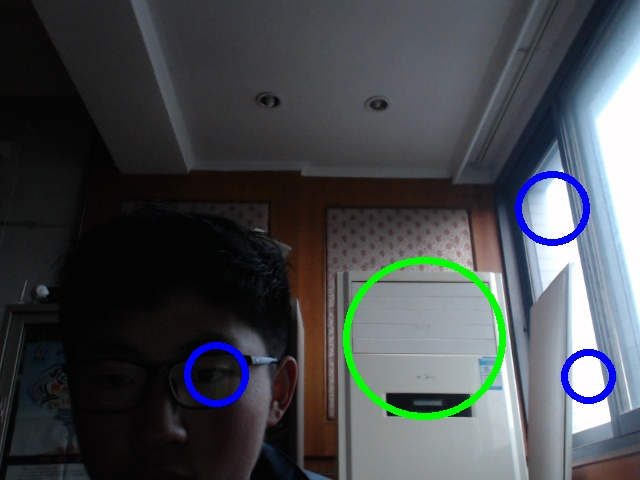
#> input picture BallDetector/src/test#1.jpg, 640 x 480 px, given in place of the camera
$ python new.py   (Python 2 division)
#> lines starting #> are read from the running program, lines starting #| are printed output that depends on the picture; after the words box and inside, x2 and y2 are one past the last pixel; in counts of white or black regions, pixels touching at a corner belong together
import cv2
import numpy as np
import time
#import os.system as sys
import os
import string
lower = np.array([40,0,0])
upper = np.array([85,255,255])
LowerBlue = np.array([100, 0, 0])
UpperBlue = np.array([130, 255, 255])
iBest = -1.0
try:
    cam2 = cv2.VideoCapture(1)
    cv2.namedWindow("splitter",cv2.WINDOW_AUTOSIZE)
except:
    print "E:cam error"
    system._exit()
count = 0
#-------------------------------
while count < 1000:
    count = count + 1
    #print "Test #",count,":"
    try:
        _,frame2 = cam2.read()
#> frame2 is the input picture: shape (480, 640, 3); mean B, G, R 77.4, 73.6, 69.5
    #cv2.namedWindow("splitter",cv2.WINDOW_AUTOSIZE)
    except aa:
        print("E:get frame error.")
        print(aa.message)
        os._exit()
#es = cv2.getStructuringElement(cv2.MORPH_ELLIPSE, (10,10))
    element = cv2.getStructuringElement(cv2.MORPH_RECT,(5,5))
    HSV =  cv2.cvtColor(frame2,cv2.COLOR_BGR2HSV)
#> HSV: shape (480, 640, 3); mean H, S, V 84.3, 48.4, 82.9
    H,S,V = cv2.split(HSV)
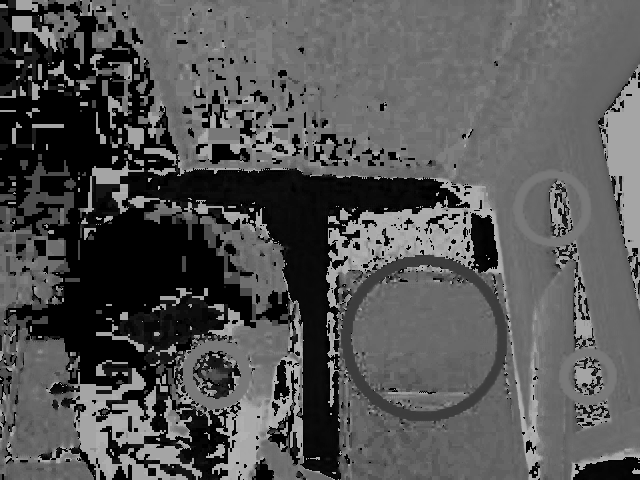
#> H: shape (480, 640); min 0, max 179, mean 84.3
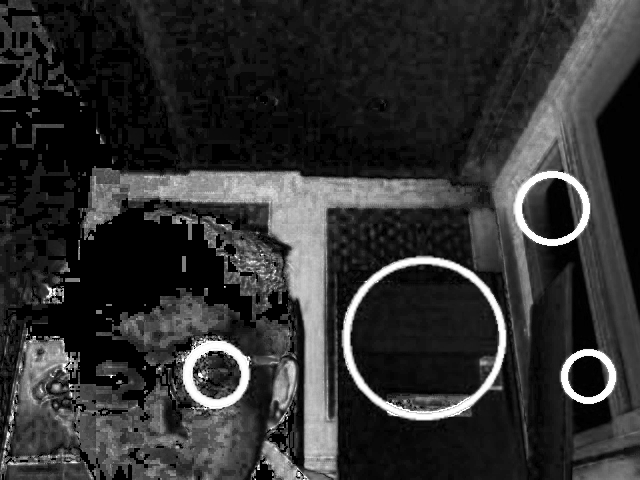
#> S: shape (480, 640); min 0, max 255, mean 48.4
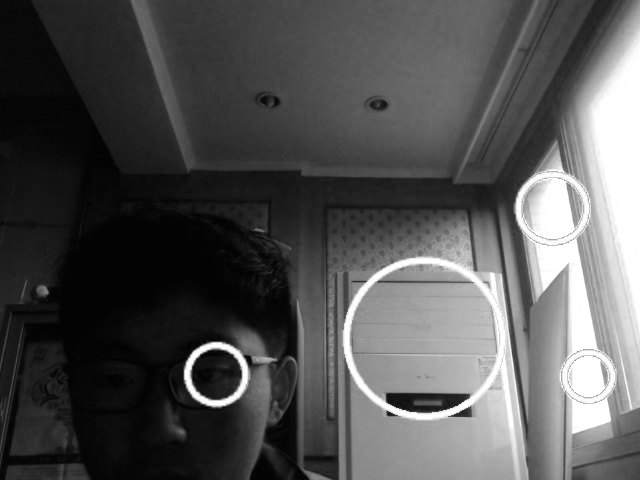
#> V: shape (480, 640); min 1, max 255, mean 82.9
    gray = cv2.cvtColor(frame2,cv2.COLOR_BGR2GRAY)
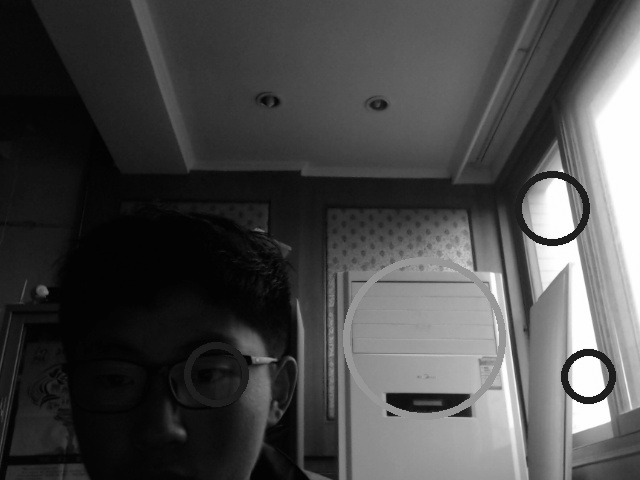
#> gray: shape (480, 640); min 1, max 255, mean 72.8
    circles1 = cv2.HoughCircles(gray,cv2.HOUGH_GRADIENT,1,150,param1=100,param2=30,minRadius=15,maxRadius=100)
#> circles1 = [[423.5, 338.5, 74.7], [551.5, 207.5, 37.7], [587.5, 376.5, 27.4], [215.5, 374.5, 32.7]]
    try:
        circlesm = circles1[0,:,:]
#> circlesm has the same summary as circles1
        circlesm = np.uint16(np.around(circlesm))
#> circlesm = [[424, 338, 75], [552, 208, 38], [588, 376, 27], [216, 374, 33]]
        bestConf = -1
        for index,i in enumerate(circlesm[:]):
            cv2.circle(frame2,(i[0],i[1]),i[2],(255,0,0),5)
            # cv2.circle(certain,(i[0],i[1]),i[2],(255,0,0),5)
            # cv2.circle(diff,(i[0],i[1]),i[2],(255,0,0),5)
        #print "circle:",i[0],"x",i[1],",r=",i[2]
            bx = i[0]-i[2];by = i[1]-i[2];
            ex = i[0]+i[2]-1;ey = i[1]+i[2]-1;
            confident = 0;
            for x in range(bx,ex):
                for y in range(by,ey):
                    try:
                        h=H[y,x]
                        if 40<h<85:
                            confident = confident + 1
                    except IndexError,e:
                        pass
                        print e.message;
                        #print("W:Index read error\n")
            confident = confident*1000.0/(4.0*i[2]*i[2]) #the area percent of green detected
            #print "confidence = ",confident
            if bestConf<confident:
                bestConf = confident
                iBest = index
#> this loop made 4 passes
#> (i, bx, by, ex, ey, confident, bestConf, iBest) on pass 1: ([424, 338, 75], 349, 263, 498, 412, 184, 184, 0)
#> (i, bx, by, ex, ey, confident) on passes 2 to 4: ([552, 208, 38], 514, 170, 589, 245, 12.98), ([588, 376, 27], 561, 349, 614, 402, 17.15), ([216, 374, 33], 183, 341, 248, 406, 73.69)
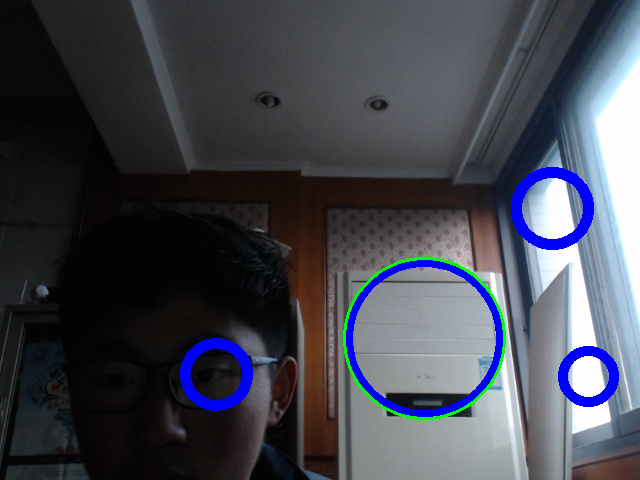
#> frame2: shape (480, 640, 3); 2.48% of pixels changed, all inside (x1, y1, x2, y2) = (180, 167, 619, 417)
#> after the loop, bestConf = 184; iBest = 0

    except TypeError,e:
        print("no circle detected!")
        pass
    if (iBest!=-1):
        print "Best circle chosen @i=",iBest,",conf=",bestConf,",R=",circlesm[iBest][2]
#| Best circle chosen @i= 0 ,conf= 184.0 ,R= 75

        try:
            cv2.circle(frame2,(circlesm[iBest][0],circlesm[iBest][1]),circlesm[iBest][2],(0,255,0),5)
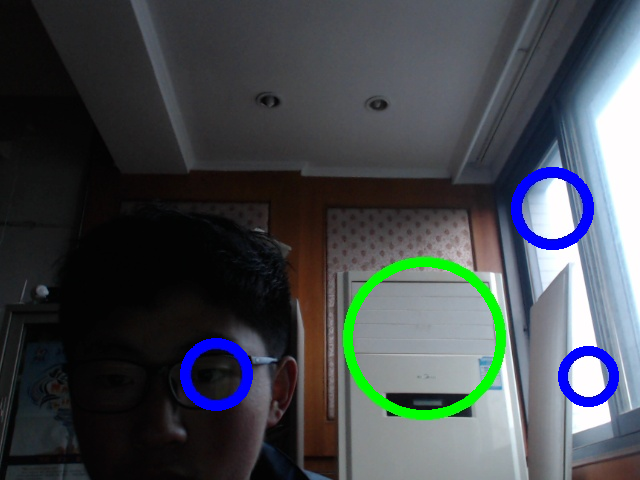
#> frame2: shape (480, 640, 3); 1.08% of pixels changed, all inside (x1, y1, x2, y2) = (346, 260, 503, 417)
            #name = "test#"+str(count)+".jpg"
            #name2 = "test#"+str(count)+"c.jpg"
            #cv2.imwrite(name,frame2);
            #cv2.imwrite(name2,diff)
            cv2.imshow("splitter",frame2)
            cv2.waitKey(10)
            pass;
        except TypeError,e:
            #print e.message
            pass
            #print "E:Segmentation Fault while choosing iBest"
    else:
        pass
        # [5 lines of commented-out code are left out]
